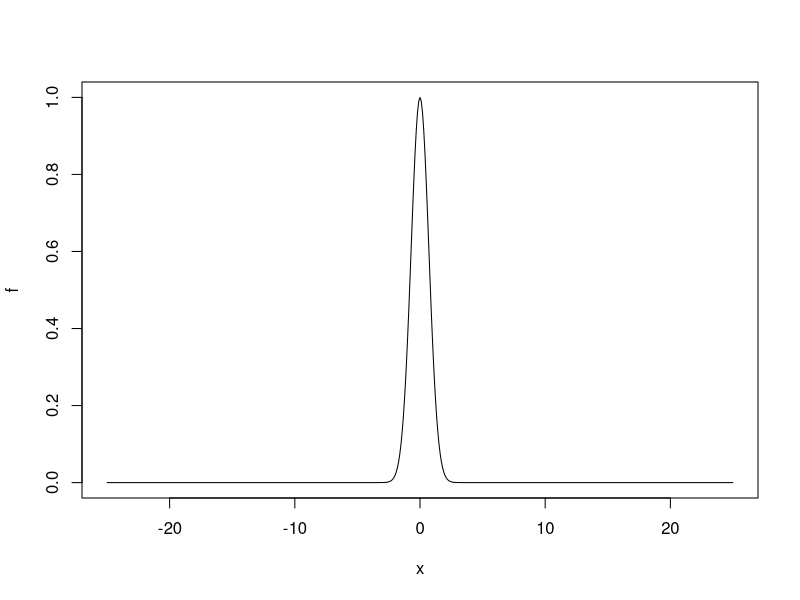

Reproduce this figure in R.
## ---- chunk 1
x = seq(-25,25,(1/10))
f = exp(-x^2)
plot(x,f,type="l")
## ---- chunk 2
P<- rep(0,21)
for (i in -10:10){
  a = i 
  b = i + 1
  Ux <- runif(1000000)
  Ux <- Ux * (b-a) + a
  f <- exp(-Ux^2)
  P[i+11] <- sum(f)/(1000000)
}
sum(P)
